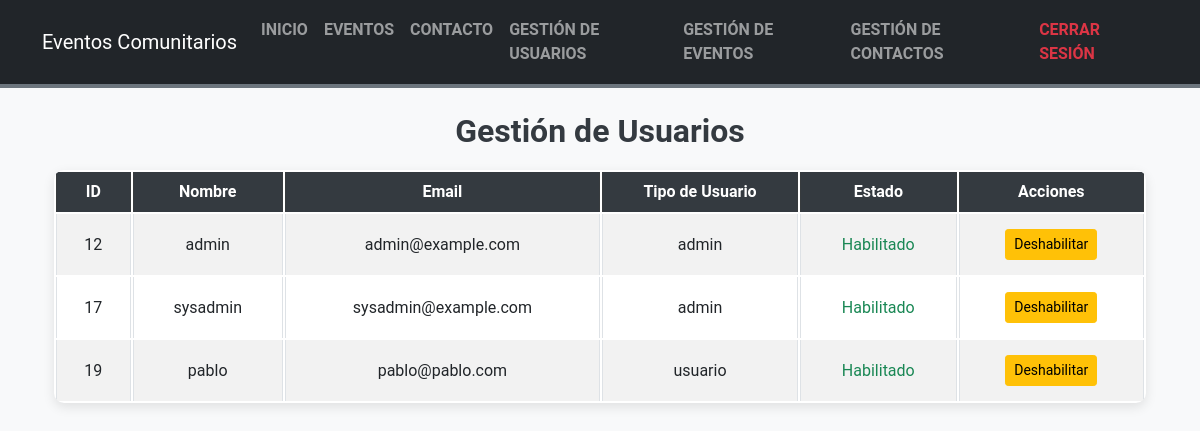
The page /src/views/usuario_gestion.php (signed in) on the database its author committed.
### tables this page shows
CREATE TABLE `usuarios` (
  `id` int(11) NOT NULL,
  `nombre` varchar(100) NOT NULL,
  `email` varchar(100) DEFAULT NULL,
  `password` varchar(255) DEFAULT NULL,
  `tipo_usuario` enum('admin','usuario') DEFAULT 'usuario',
  `estado` varchar(20) DEFAULT 'habilitado'
);

### src/views/usuario_gestion.php (the view, shortened to what this page needs)
<?php
include '../../config/db_connection.php';
$sql = "SELECT * FROM usuarios";
$stmt = $conn->prepare($sql);
$stmt->execute();
$usuarios = $stmt->fetchAll();
include '../../includes/header.php';
?>
<div class="container mt-4">
    <h2 class="text-center">Gestión de Usuarios</h2>
    <table class="table table-bordered table-striped">
        <thead class="table-dark">
            <tr>
                <th>ID</th>
                <th>Nombre</th>
                <th>Email</th>
                <th>Tipo de Usuario</th>
                <th>Estado</th>
                <th>Acciones</th>
            </tr>
        </thead>
        <tbody>
            <?php foreach ($usuarios as $usuario): ?>
                <tr>
                    <td><?php echo htmlspecialchars($usuario['id']); ?></td>
                    <td><?php echo htmlspecialchars($usuario['nombre']); ?></td>
                    <td><?php echo htmlspecialchars($usuario['email']); ?></td>
                    <td><?php echo htmlspecialchars($usuario['tipo_usuario']); ?></td>
                    <td>
                        <span class="<?php echo $usuario['estado'] == 'deshabilitado' ? 'text-danger' : 'text-success'; ?>">
                            <?php echo htmlspecialchars(ucfirst($usuario['estado'])); ?>
                        </span>
                    </td>
                    <td>
                        <?php if ($usuario['estado'] != 'deshabilitado'): ?>
                            <form method="POST" action="usuario_gestion.php" onsubmit="return confirm('¿Estás seguro de que deseas deshabilitar este usuario?');">
                                <button type="submit" class="btn btn-warning btn-sm">Deshabilitar</button>
                            </form>
                        <?php endif; ?>
                    </td>
                </tr>
            <?php endforeach; ?>
        </tbody>
    </table>
</div>

### assets/css/styles.css (style rules this page uses)
body { background-color: #f8f9fa; font-family: 'Roboto', sans-serif; color: #343a40; margin: 0; padding: 0; }
h1, h2 { color: #343a40; font-weight: 700; text-align: center; margin-bottom: 20px; }
.table { background-color: #ffffff; border-radius: 10px; box-shadow: 0px 4px 12px rgba(0, 0, 0, 0.1); overflow: hidden; border-collapse: separate; }
.table th { background-color: #343a40; color: #ffffff; font-weight: bold; text-align: center; }
.table td { text-align: center; padding: 15px; vertical-align: middle; }

### rows shown on the page
usuarios: id "12", nombre "admin", email "admin@example.com", tipo_usuario "admin", estado "Habilitado"
usuarios: id "17", nombre "sysadmin", email "sysadmin@example.com", tipo_usuario "admin", estado "Habilitado"
usuarios: id "19", nombre "pablo", email "pablo@pablo.com", tipo_usuario "usuario", estado "Habilitado"
